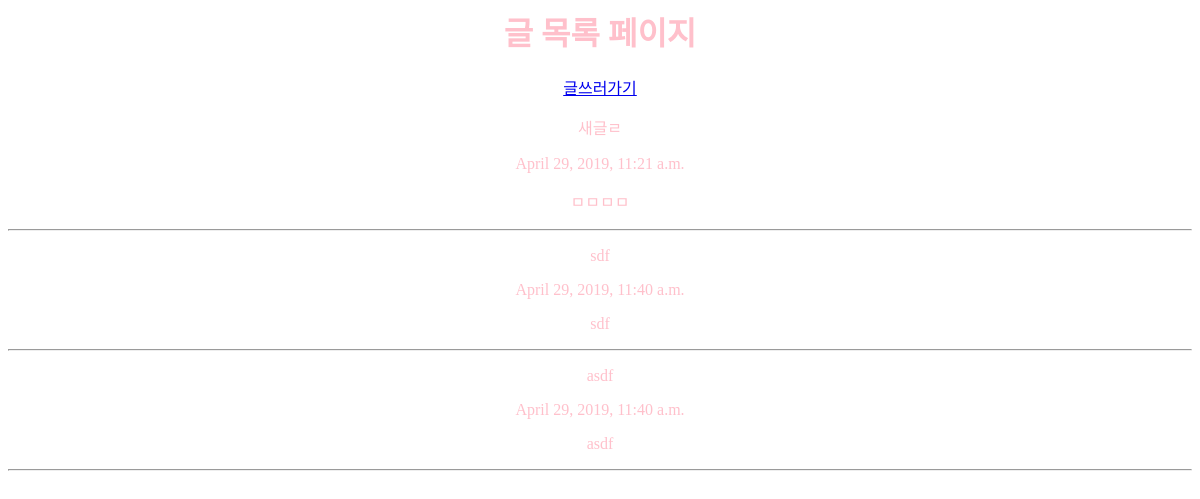
Before: / with the older database file.
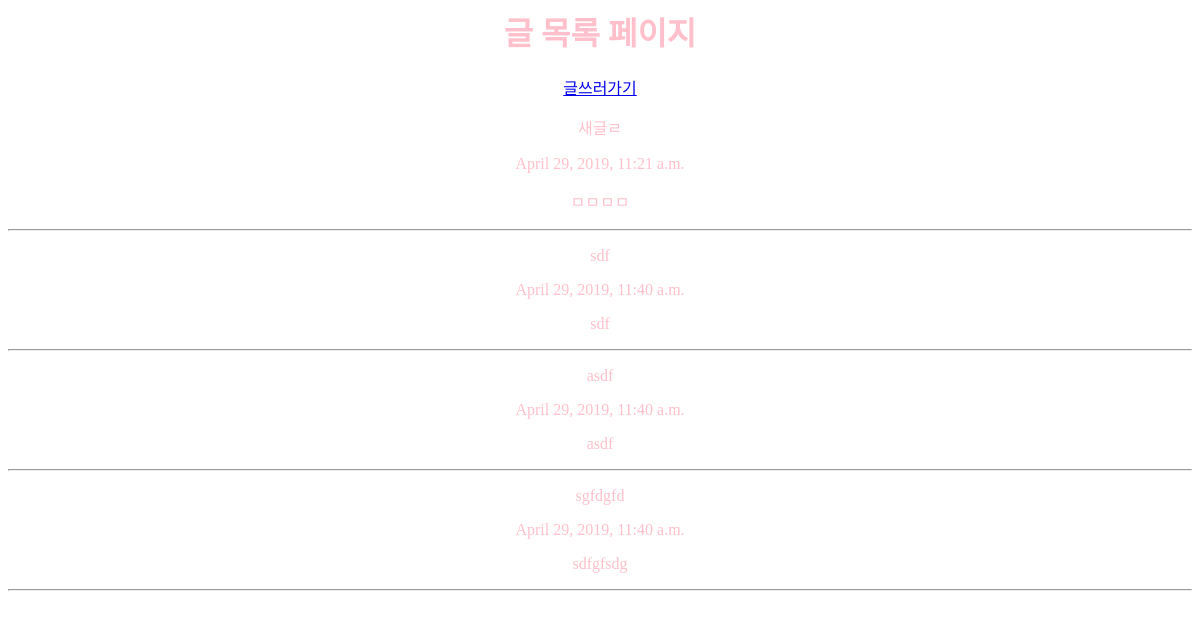
After: the same page with the newer database file.
### blog/models.py (models this page shows)
class Post(models.Model):
    title = models.CharField(max_length=200)
    pub_date = models.DateTimeField(default=timezone.now())
    body = models.TextField()

### blog/views.py (the view)
# urls.py: url(r'^$', views.home, name="home"),
def home(request):
    posts=Post.objects.all
    return render(request, 'blog/home.html', {'posts':posts})

### blog/templates/blog/home.html
<div class='go6' style='text-align:center; color:pink;'>
<h1>글 목록 페이지 </h1>
<a href="{% url 'new'%}">글쓰러가기</a>
{% for post in posts%}
    <p>{{post.title}}</p>
    <p>{{post.pub_date}}</p>
    {{post.body|linebreaks}}
    <hr>
{%endfor%}
</div>

Changed rows visible on the page:
added Post: title "sgfdgfd", pub_date "April 29, 2019, 11:40 a.m.", body "sdfgfsdg"
